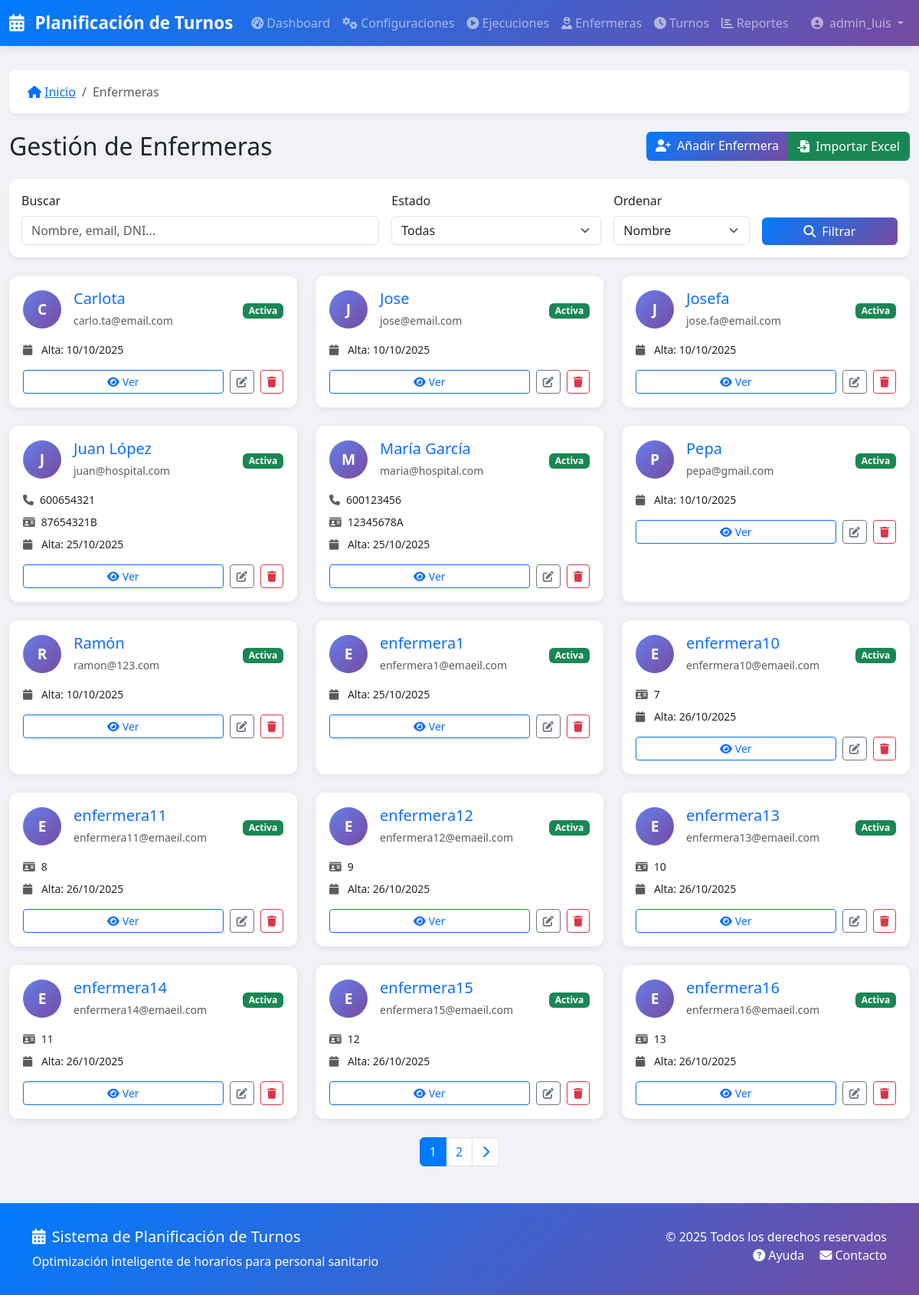
Before: /enfermeras/ (signed in) with the older database file.
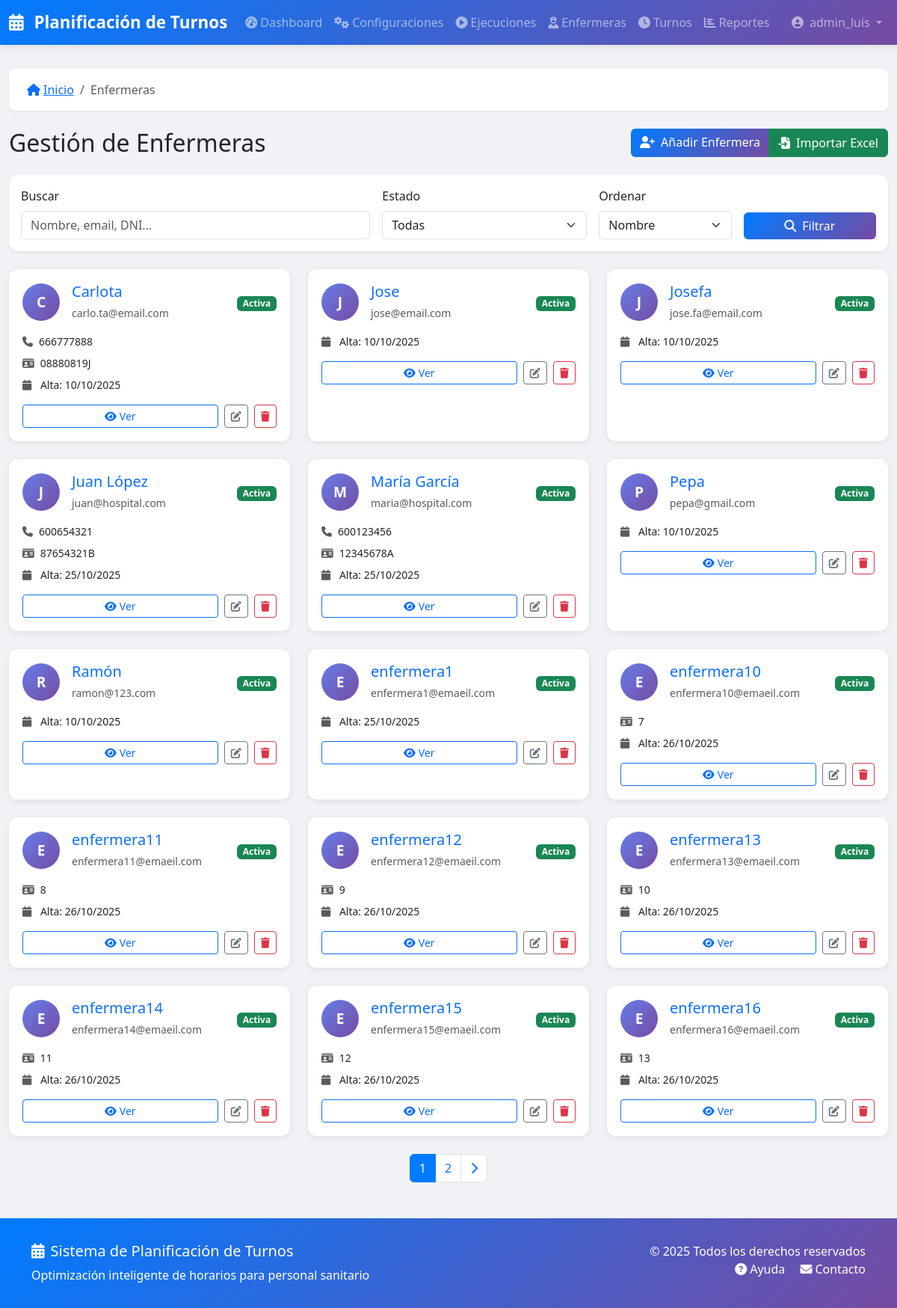
After: the same page with the newer database file.
### turnos/models.py (models this page shows, shortened)
class Enfermera(models.Model):
    workspace = models.ForeignKey(
        Workspace,
        on_delete=models.CASCADE,
        related_name='enfermeras',
        null=True,
        blank=True
    )
    nombre = models.CharField(_('Nombre'), max_length=200)
    email = models.EmailField(_('Email'), unique=True)
    telefono = models.CharField(_('Teléfono'), max_length=20, blank=True)
    dni = models.CharField(_('DNI'), max_length=20, blank=True, unique=True, null=True)
    activa = models.BooleanField(_('Activa'), default=True)
    fecha_alta = models.DateField(_('Fecha de alta'), auto_now_add=True)
    preferencias = models.JSONField(_('Preferencias'), default=dict, blank=True)
    notas = models.TextField(_('Notas'), blank=True)
    class Meta:
        verbose_name = _('Enfermera')
        verbose_name_plural = _('Enfermeras')
        ordering = ['nombre']

### turnos/views.py (the view)
# urls.py: path('enfermeras/', views.EnfermeraListView.as_view(), name='enfermera_lista'),
class EnfermeraListView(LoginRequiredMixin, SearchMixin, PaginationMixin, ListView):
    model = Enfermera
    template_name = 'turnos/enfermera_list.html'
    context_object_name = 'enfermeras'
    paginate_by = 15
    search_fields = ['nombre', 'email', 'dni']
    def get_queryset(self):
        queryset = super().get_queryset()
        estado = self.request.GET.get('estado')
        if estado == 'activa':
            queryset = queryset.filter(activa=True)
        elif estado == 'inactiva':
            queryset = queryset.filter(activa=False)
        orden = self.request.GET.get('orden', 'nombre')
        queryset = queryset.order_by(orden)
        return queryset

### turnos/mixins.py (called while the page is built)
    def get_paginate_by(self, queryset):
        per_page = self.request.GET.get('per_page')
        if per_page and per_page.isdigit():
            return min(int(per_page), 100)  # Máximo 100
        return self.paginate_by

    def get_queryset(self):
        queryset = super().get_queryset()
        search_query = self.request.GET.get(self.search_param)
        if search_query and self.search_fields:
            from django.db.models import Q
            q_objects = Q()
            for field in self.search_fields:
                q_objects |= Q(**{f'{field}__icontains': search_query})
            queryset = queryset.filter(q_objects)
        return queryset

### turnos/templatetags/turnos_extras.py (called while the page is built)
@register.filter
def activo_badge(value):
    if value:
        return mark_safe('<span class="badge bg-success">Activa</span>')
    return mark_safe('<span class="badge bg-secondary">Inactiva</span>')

### turnos/templates/turnos/enfermera_list.html (shortened to what this page needs)
{% extends 'base.html' %}
{% load static %}
{% load i18n %}
{% load turnos_extras %}
{% block breadcrumb_items %}
    <li class="breadcrumb-item active">{% trans "Enfermeras" %}</li>
{% endblock %}
{% block content %}
<div class="d-flex justify-content-between align-items-center mb-4">
    <h2 class="mb-0">{% trans "Gestión de Enfermeras" %}</h2>
    <div class="btn-group">
        <a href="{% url 'turnos:enfermera_nueva' %}" class="btn btn-primary">
            <i class="fas fa-user-plus me-2"></i>{% trans "Añadir Enfermera" %}
        </a>
        <a href="{% url 'turnos:enfermera_importar' %}" class="btn btn-success">
            <i class="fas fa-file-import me-2"></i>{% trans "Importar Excel" %}
        </a>
    </div>
</div>
<div class="card shadow-sm mb-4">
    <div class="card-body">
        <form method="get" action="" class="row g-3 align-items-end">
            <div class="col-md-5">
                <label class="form-label">{% trans "Buscar" %}</label>
                <input type="text"
                       name="q"
                       class="form-control"
                       value="{{ request.GET.q|default:'' }}"
                       placeholder="{% trans 'Nombre, email, DNI...' %}">
            </div>
            <div class="col-md-3">
                <label class="form-label">{% trans "Estado" %}</label>
                <select name="estado" class="form-select">
                    <option value="">{% trans "Todas" %}</option>
                </select>
            </div>
            <div class="col-md-2">
                <label class="form-label">{% trans "Ordenar" %}</label>
                <select name="orden" class="form-select">
                    <option value="nombre" {% if request.GET.orden == "nombre" %}selected{% endif %}>
                        {% trans "Nombre" %}
                    </option>
                </select>
            </div>
            <div class="col-md-2 d-grid">
                <button type="submit" class="btn btn-primary">
                    <i class="fas fa-search me-2"></i>{% trans "Filtrar" %}
                </button>
            </div>
        </form>
    </div>
</div>
{% if enfermeras %}
<div class="row row-cols-1 row-cols-md-2 row-cols-lg-3 g-4">
    {% for enfermera in enfermeras %}
    <div class="col">
        <div class="card h-100 enfermera-card {% if not enfermera.activa %}inactive{% endif %}">
            <div class="card-body">
                <div class="d-flex align-items-center mb-3">
                    <div class="user-avatar me-3">
                        {{ enfermera.nombre|first|upper }}
                    </div>
                    <div class="flex-grow-1">
                        <h5 class="mb-1">
                            <a href="{% url 'turnos:enfermera_detalle' enfermera.id %}" class="text-decoration-none">
                                {{ enfermera.nombre }}
                            </a>
                        </h5>
                        <small class="text-muted">{{ enfermera.email }}</small>
                    </div>
                    <div>
                        {{ enfermera.activa|activo_badge }}
                    </div>
                </div>
                {% if enfermera.telefono %}
                <p class="mb-2 small">
                    <i class="fas fa-phone text-muted me-2"></i>{{ enfermera.telefono }}
                </p>
                {% endif %}
                {% if enfermera.dni %}
                <p class="mb-2 small">
                    <i class="fas fa-id-card text-muted me-2"></i>{{ enfermera.dni }}
                </p>
                {% endif %}
                <p class="mb-3 small">
                    <i class="fas fa-calendar text-muted me-2"></i>
                    {% trans "Alta:" %} {{ enfermera.fecha_alta|date:"d/m/Y" }}
                </p>
                <div class="d-flex gap-2">
                    <a href="{% url 'turnos:enfermera_detalle' enfermera.id %}"
                       class="btn btn-sm btn-outline-primary flex-grow-1">
                        <i class="fas fa-eye me-1"></i>{% trans "Ver" %}
                    </a>
                    <a href="{% url 'turnos:enfermera_editar' enfermera.id %}"
                       class="btn btn-sm btn-outline-secondary">
                        <i class="fas fa-edit"></i>
                    </a>
                    <a href="{% url 'turnos:enfermera_eliminar' enfermera.id %}"
                       class="btn btn-sm btn-outline-danger">
                        <i class="fas fa-trash"></i>
                    </a>
                </div>
            </div>
        </div>
    </div>
    {% endfor %}
</div>
{% if is_paginated %}
<nav class="mt-4">
    <ul class="pagination justify-content-center">
        {% for num in page_obj.paginator.page_range %}
            {% if page_obj.number == num %}
                <li class="page-item active">
                    <span class="page-link">{{ num }}</span>
                </li>
            {% elif num > page_obj.number|add:'-3' and num < page_obj.number|add:'3' %}
                <li class="page-item">
                    <a class="page-link" href="?page={{ num }}{% if request.GET.q %}&q={{ request.GET.q }}{% endif %}">
                        {{ num }}
                    </a>
                </li>
            {% endif %}
        {% endfor %}
        {% if page_obj.has_next %}
        <li class="page-item">
            <a class="page-link" href="?page={{ page_obj.next_page_number }}{% if request.GET.q %}&q={{ request.GET.q }}{% endif %}">
                <i class="fas fa-chevron-right"></i>
            </a>
        </li>
        {% endif %}
    </ul>
</nav>
{% endif %}
{% endif %}
{% endblock %}

### turnos/templates/base.html (shortened to what this page needs)
{% load static %}
{% load i18n %}
<!DOCTYPE html>
<html lang="es">
<head>
    <link href="https://cdn.jsdelivr.net/npm/bootstrap@5.3.0/dist/css/bootstrap.min.css" rel="stylesheet">
    <link rel="stylesheet" href="https://cdnjs.cloudflare.com/ajax/libs/font-awesome/6.4.0/css/all.min.css">
</head>
<body>
    <nav class="navbar navbar-expand-lg navbar-dark">
        <div class="container-fluid">
            <a class="navbar-brand" href="{% url 'turnos:dashboard' %}">
                <i class="fas fa-calendar-alt me-2"></i>
                Planificación de Turnos
            </a>
            <div class="collapse navbar-collapse" id="navbarNav">
                <ul class="navbar-nav me-auto">
                    <li class="nav-item">
                        <a class="nav-link" href="{% url 'turnos:dashboard' %}">
                            <i class="fas fa-tachometer-alt me-1"></i>Dashboard
                        </a>
                    </li>
                    <li class="nav-item">
                        <a class="nav-link" href="{% url 'turnos:config_lista' %}">
                            <i class="fas fa-cogs me-1"></i>Configuraciones
                        </a>
                    </li>
                    <li class="nav-item">
                        <a class="nav-link" href="{% url 'turnos:ejecucion_lista' %}">
                            <i class="fas fa-play-circle me-1"></i>Ejecuciones
                        </a>
                    </li>
                    <li class="nav-item">
                        <a class="nav-link" href="{% url 'turnos:enfermera_lista' %}">
                            <i class="fas fa-user-nurse me-1"></i>Enfermeras
                        </a>
                    </li>
                    <li class="nav-item">
                        <a class="nav-link" href="{% url 'turnos:tipo_turno_lista' %}">
                            <i class="fas fa-clock me-1"></i>Turnos
                        </a>
                    </li>
                    <li class="nav-item">
                        <a class="nav-link" href="{% url 'turnos:reportes' %}">
                            <i class="fas fa-chart-bar me-1"></i>Reportes
                        </a>
                    </li>
                </ul>
                <ul class="navbar-nav">
                    {% if user.is_authenticated %}
                    <li class="nav-item dropdown">
                        <a class="nav-link dropdown-toggle" href="#" id="userDropdown" role="button" data-bs-toggle="dropdown">
                            <i class="fas fa-user-circle me-1"></i>
                            {{ user.get_full_name|default:user.username }}
                        </a>
                    </li>
                    {% else %}
                    <li class="nav-item">
                        <a class="nav-link" href="{% url 'accounts:login' %}">
                            <i class="fas fa-sign-in-alt me-1"></i>Iniciar Sesión
                        </a>
                    </li>
                    {% endif %}
                </ul>
            </div>
        </div>
    </nav>
    <main class="main-content">
        <div class="container-fluid">
            {% block breadcrumb %}
            <nav aria-label="breadcrumb">
                <ol class="breadcrumb">
                    <li class="breadcrumb-item">
                        <a href="{% url 'turnos:dashboard' %}">
                            <i class="fas fa-home me-1"></i>Inicio
                        </a>
                    </li>
                    {% block breadcrumb_items %}{% endblock %}
                </ol>
            </nav>
            {% endblock %}
            {% block content %}{% endblock %}
        </div>
    </main>
    <footer>
        <div class="container">
            <div class="row">
                <div class="col-md-6">
                    <h5><i class="fas fa-calendar-alt me-2"></i>Sistema de Planificación de Turnos</h5>
                    <p class="mb-0">Optimización inteligente de horarios para personal sanitario</p>
                </div>
                <div class="col-md-6 text-md-end">
                    <p class="mb-0">&copy; 2025 Todos los derechos reservados</p>
                    <p class="mb-0">
                        <a href="#" class="text-white text-decoration-none me-3">
                            <i class="fas fa-question-circle me-1"></i>Ayuda
                        </a>
                        <a href="#" class="text-white text-decoration-none">
                            <i class="fas fa-envelope me-1"></i>Contacto
                        </a>
                    </p>
                </div>
            </div>
        </div>
    </footer>
    <link rel="stylesheet" href="{% static 'css/custom.css' %}">
</body>
</html>

### turnos/templates/base.html (style rules this page uses)
:root { --primary-color: #667eea; --secondary-color: #764ba2; --success-color: #28a745; --danger-color: #dc3545; --warning-color: #ffc107; --info-color: #17a2b8; --dark-color: #343a40; --light-color: #f8f9fa; }
body { font-family: 'Segoe UI', Tahoma, Geneva, Verdana, sans-serif; background-color: #f0f2f5; min-height: 100vh; display: flex; flex-direction: column; }
.navbar { background: linear-gradient(135deg, var(--primary-color), var(--secondary-color)); box-shadow: 0 2px 10px rgba(0,0,0,0.1); }
.navbar-brand { font-weight: 700; font-size: 1.4rem; }
.main-content { flex: 1; padding: 2rem 0; }
.breadcrumb { background: white; padding: 1rem 1.5rem; border-radius: 8px; box-shadow: 0 2px 4px rgba(0,0,0,0.05); margin-bottom: 1.5rem; }
.card { border: none; border-radius: 12px; box-shadow: 0 2px 8px rgba(0,0,0,0.08); transition: all 0.3s ease; }
.btn-primary { background: linear-gradient(135deg, var(--primary-color), var(--secondary-color)); border: none; transition: all 0.3s ease; }
footer { background: linear-gradient(135deg, var(--primary-color), var(--secondary-color)); color: white; padding: 2rem 0; margin-top: auto; }
.page-link { color: var(--primary-color); }
.page-item.active .page-link { background-color: var(--primary-color); border-color: var(--primary-color); }

### turnos/templates/turnos/enfermera_list.html (style rules this page uses)
.enfermera-card { transition: all 0.3s ease; border: 2px solid transparent; }
.user-avatar { width: 50px; height: 50px; border-radius: 50%; background: linear-gradient(135deg, #667eea, #764ba2); color: white; display: flex; align-items: center; justify-content: center; font-weight: bold; font-size: 1.2rem; }

Changed rows visible on the page:
changed Enfermera "Carlota": telefono (not shown) → "666777888"; dni (not shown) → "08880819J"
